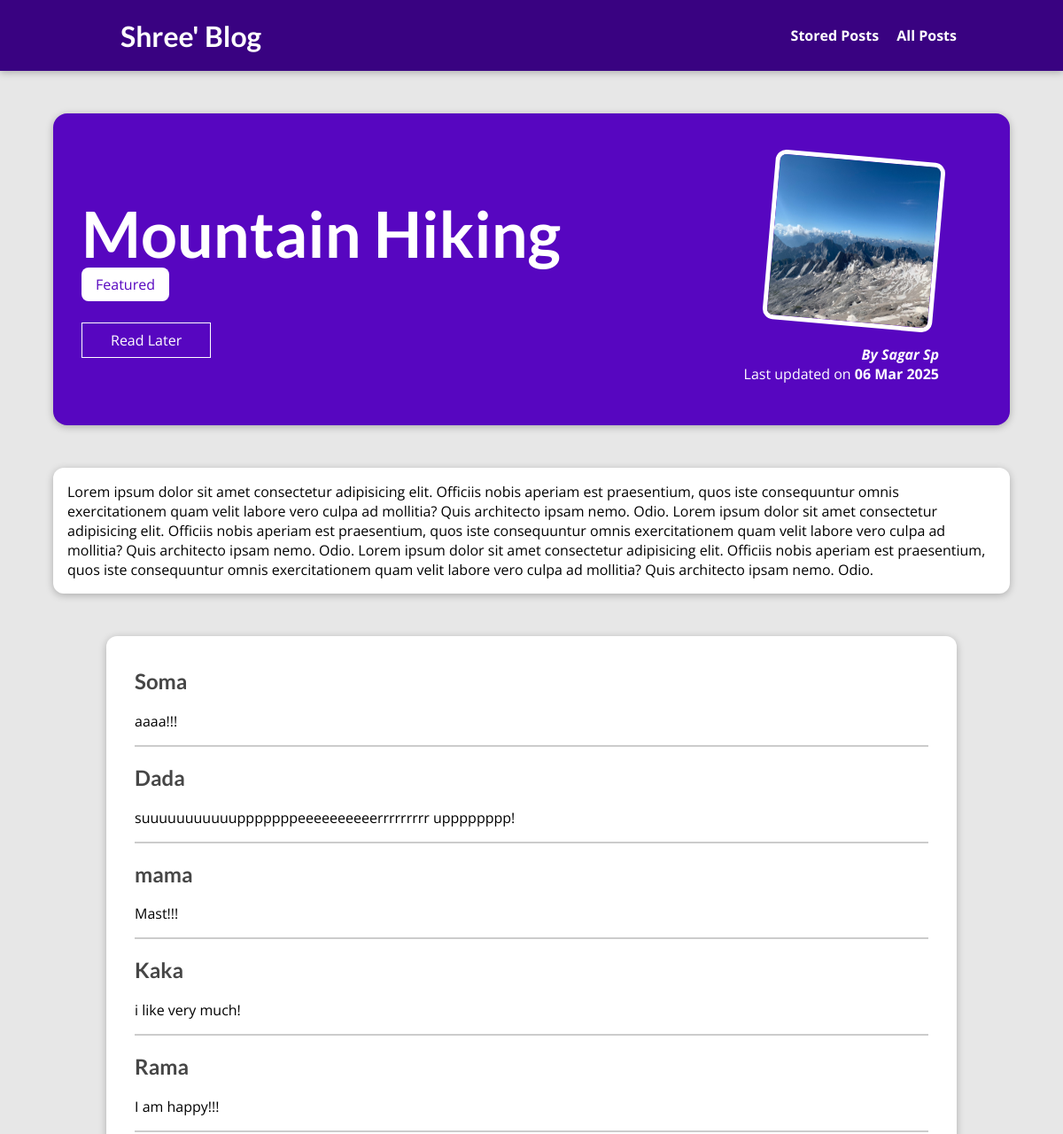
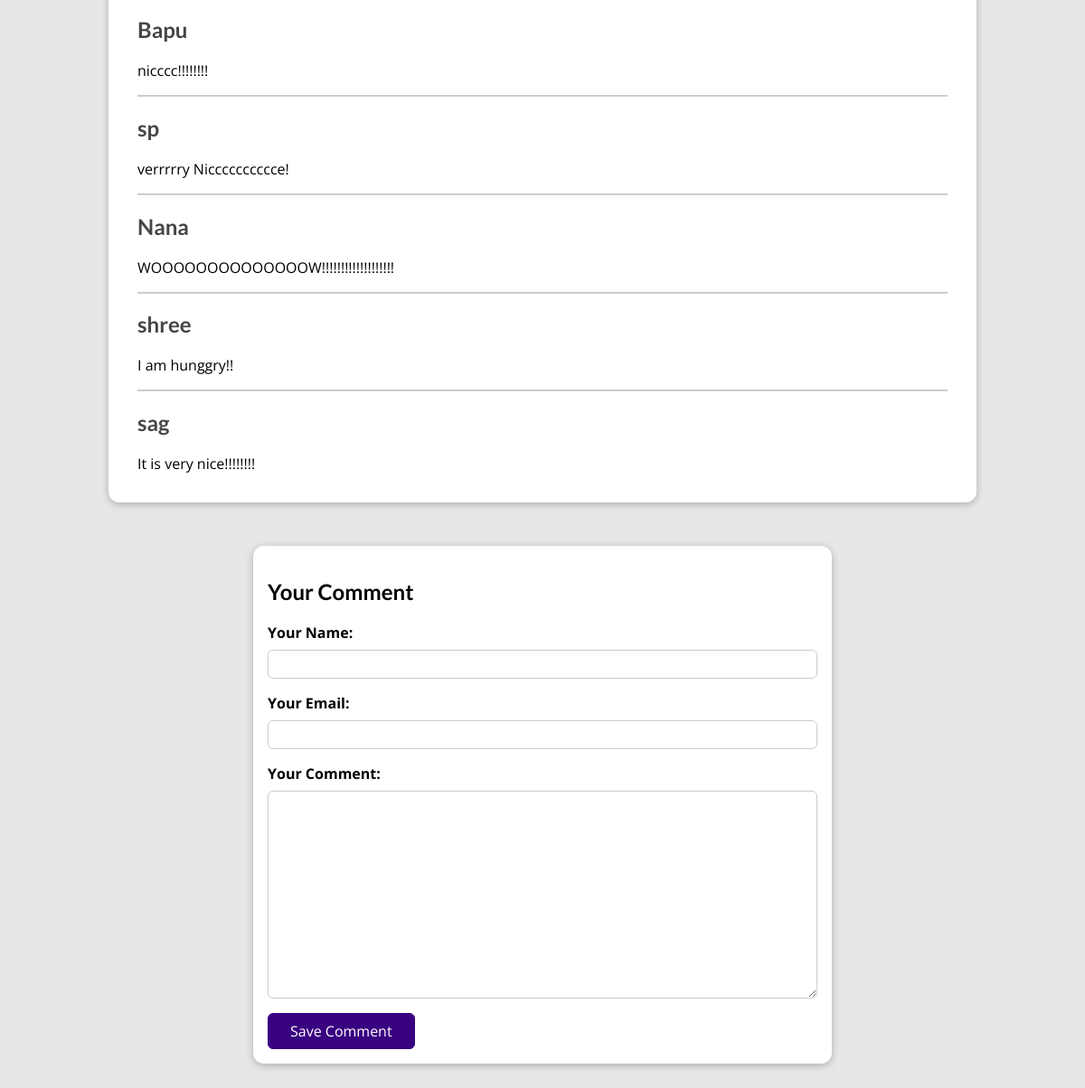
The page /posts/hike-in-the-mountains on the database its author committed (2 pictures, top to bottom).
### blog/models.py (models this page shows, shortened)
class Post(models.Model):
    title = models.CharField(max_length=150)
    excerpt = models.CharField(max_length=200)
    image = models.FileField(upload_to="posts", null=True)
    date = models.DateField(auto_now=True)
    slug = models.SlugField(unique=True, db_index=True)
    content = models.TextField(validators=[MinLengthValidator(10)])
    author = models.ForeignKey(Author, on_delete=models.SET_NULL, null=True, related_name="posts")
    tag =models.ManyToManyField(Tag)

class Tag(models.Model):
    caption = models.CharField(max_length=20)

class Author(models.Model):
    first_name = models.CharField(max_length=50)
    last_name = models.CharField(max_length=50)
    email = models.EmailField()
    def full_name(self):
        return f"{self.first_name} {self.last_name}"
    def __str__(self):
        return self.full_name()

class Comments(models.Model):
    user_name = models.CharField(max_length=120)
    user_email = models.EmailField()
    text = models.TextField(max_length=400)
    post = models.ForeignKey(Post, on_delete=models.CASCADE, related_name="comments")
    class Meta:
        verbose_name_plural = "Comments"

### blog/views.py (the view, shortened to what this page needs)
# urls.py: path("posts/<slug:slug>", views.SinglePostView.as_view(), name="post-detail-page"), #/posts/myfirst-post
class SinglePostView(View):
    def is_stored_post(self, request, post_id):
        stored_posts = request.session.get("stored_posts")
        if stored_posts is not None:
            is_saved_for_later = post_id in stored_posts
        else:
            is_saved_for_later = False
        return is_saved_for_later
    def get(self, request, slug):
        post = Post.objects.get(slug=slug)
        context = {
            "post": post,
            "post_tags": post.tag.all(),
            "comment_form": CommentForm(),
            "comments": post.comments.all().order_by("-id"),
            "saved_for_later": self.is_stored_post(request, post.id)
        }
        return render(request, "blog/post-detail.html", context)

### blog/forms.py
class CommentForm(forms.ModelForm):
    class Meta:
        model = Comments
        exclude = ["post"]
        labels = {
            "user_name": "Your Name:",
            "user_email": "Your Email:",
            "text": "Your Comment:"
        }

### blog/templates/blog/post-detail.html (shortened to what this page needs)
{% extends "base.html" %}
{% load static %}
{% block css_files %}
   <link rel="stylesheet" href="{% static 'blog/post-detail.css' %}" />
{% endblock %}
{% block content %}
<section id="summary">
     <h2>{{post.title}}</h2>
     <div>
        {% for tag in post_tags %}
          <span class="tag">{{ tag.caption }}</span>
        {% endfor %}
     </div>
     <div id="read-later">
         <form action="{% url "read-later"%}" method="POST">
            <button>
               {% if saved_for_later %}
                  Remove from "Read Later" List
               {% else %}
                  Read Later
               {% endif %}
            </button>
         </form>
     </div>
     <article>
        <img src ="{{ post.image.url }}" alt="{{post.title}}"/>
        <address>By <a href="mailto:test@test.com">{{post.author|title}}</a></address>
        <div>
            Last updated on <time>{{post.date| date:"d M Y"}}</time>
        </div>
     </article>
   </section>
   <main>
      {{post.content}}
   </main>
   <section id="comments">
      <ul>
         {% for comment in comments %}
           <li>
              <h2>{{ comment.user_name }}</h2>
              <p>{{ comment.text|linebreaks }}
           </li>
         {% endfor %}
      </ul>
   </section>
   <section  id="comment-form">
      <h2> Your Comment</h2>
      <form action="{% url "post-detail-page" post.slug %}" method="POST">
         {% for form_field in comment_form %}
           <div class="form-control" {% if form_field.errors %} invalid {% endif %}>
              {{ form_field.label_tag }}
              {{ form_field }}
           </div>
         {% endfor %}
         <button>Save Comment</button>
      </form>
   </section>
{% endblock %}

### templates/base.html (shortened to what this page needs)
{% load static %}
<!DOCTYPE html>
<html lang="en">
<head>
    <link rel="stylesheet" href="{% static 'app.css' %}">
    {% block css_files %}{% endblock %}
</head>
<body>
  <header id="main-navigation">
    <h1><a href = "{% url 'starting-page' %}"> Shree' Blog </a></h1>
    <nav>
        <a href="{% url 'read-later' %}">Stored Posts </a>
        <a href="{% url 'posts-page' %}">All Posts</a>
    </nav>
  </header>
  {% block content %}
  {% endblock %}
</body>
</html>

### static/app.css (style rules this page uses)
* { box-sizing: border-box; }
html { font-family: 'Open Sans', 'Lato', sans-serif; }
body { margin: 0; }
h1, h2, h3 { font-family: 'Lato', sans-serif; font-weight: bold; }
#main-navigation { width: 100%; height: 5rem; display: flex; justify-content: space-between; align-items: center; padding: 0 10%; position: absolute; top: 0; left: 0; }
#main-navigation a { text-decoration: none; color: white; font-weight: bold; margin-left: 1rem; }

### blog/static/blog/post-detail.css (style rules this page uses)
body { background-color: #e7e7e7; }
#main-navigation { background-color: #390281; box-shadow: 0 2px 8px rgba(0, 0, 0, 0.25); }
#summary { margin: 8rem auto 3rem auto; padding: 2rem; width: 90%; max-width: 90rem; border-radius: 16px; background-color: #5706c0; position: relative; box-shadow: 0 2px 8px rgba(0, 0, 0, 0.25); height: 22rem; }
#summary h2 { color: white; font-size: 4.5rem; margin-bottom: 0.25rem; }
#summary article { position: absolute; top: 2rem; right: 3rem; padding: 1rem 2rem; border-radius: 12px; text-align: right; color: white; }
#summary article img { width: 12rem; height: 12rem; border-radius: 12px; transform: rotateZ(5deg); border: 5px solid white; margin-bottom: 1rem; }
#summary address { font-weight: bold; }
#summary a { color: white; text-decoration: none; }
#summary time { font-weight: bold; }
#read-later { margin: 2rem 0; }
#read-later button { background-color: transparent; border: 1px solid white; padding: 0.5rem 2rem; font: inherit; color: white; cursor: pointer; }
main { width: 90%; max-width: 90rem; margin: 3rem auto; background-color: white; padding: 1rem; border-radius: 12px; box-shadow: 0 2px 8px rgba(0, 0, 0, 0.25); }
.tag { background-color: white; color: #5706c0; padding: 0.5rem 1rem; border-radius: 8px; }
#comment-form { margin: 3rem auto; width: 90%; max-width: 40rem; border-radius: 12px; background-color: white; box-shadow: 0 2px 8px rgba(0, 0, 0, 0.25); padding: 1rem; }
#comment-form button { font: inherit; background-color: #390281; color: white; border: 1px solid #390281; padding: 0.5rem 1.5rem; border-radius: 6px; cursor: pointer; }
.form-control { margin-bottom: 1rem; }
.form-control label { font-weight: bold; margin-bottom: 0.5rem; display: block; }
.form-control input, .form-control textarea { display: block; width: 100%; font: inherit; padding: 0.25rem; border-radius: 6px; border: 1px solid #ccc; }
#comments { margin: 3rem auto; width: 90%; max-width: 60rem; border-radius: 12px; background-color: white; box-shadow: 0 2px 8px rgba(0, 0, 0, 0.25); padding: 1rem 2rem; }
#comments ul { list-style: none; margin: 0; padding: 0; }
#comments li { margin-bottom: 1rem; border-bottom: 2px solid #ccc; }
#comments li:last-of-type { border-bottom: none; }
#comments h2 { color: #464646; }

### rows shown on the page
Post: title "Mountain Hiking", image (picture), author "Sagar Sp", date "06 Mar 2025", content "Lorem ipsum dolor sit amet consectetur adipisicing elit. Officiis nobis aperiam est praesentium, quos iste consequuntur omnis exercitationem quam velit labore vero culpa ad mollitia? Quis architecto ipsam nemo. Odio. Lorem ipsum dolor sit amet consectetur adipisicing elit. Officiis nobis aperiam est praesentium, quos iste consequuntur omnis exercitationem quam velit labore vero culpa ad mollitia? Quis architecto ipsam nemo. Odio. Lorem ipsum dolor sit amet consectetur adipisicing elit. Officiis nobis aperiam est praesentium, quos iste consequuntur omnis exercitationem quam velit labore vero culpa ad mollitia? Quis architecto ipsam nemo. Odio."
Tag: caption "Featured"
Comments: user_name "Soma", text "aaaa!!!"
Comments: user_name "Dada", text "suuuuuuuuuuupppppppeeeeeeeeeerrrrrrrrr upppppppp!"
Comments: user_name "mama", text "Mast!!!"
Comments: user_name "Kaka", text "i like very much!"
Comments: user_name "Rama", text "I am happy!!!"
Comments: user_name "Bapu", text "nicccc!!!!!!!!"
Comments: user_name "sp", text "verrrrry Nicccccccccce!"
Comments: user_name "Nana", text "WOOOOOOOOOOOOOOW!!!!!!!!!!!!!!!!!!!"
Comments: user_name "shree", text "I am hunggry!!"
Comments: user_name "sag", text "It is very nice!!!!!!!!"
